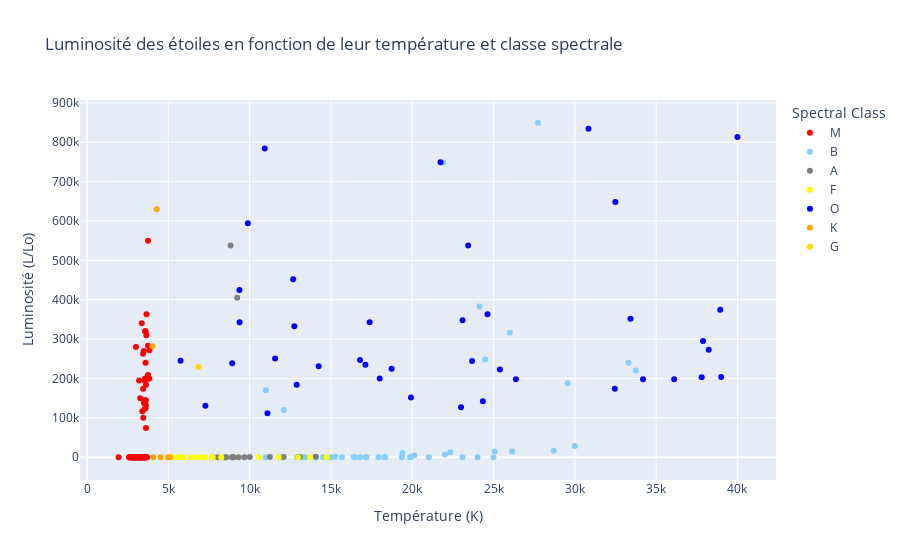

Notebook source saved alongside this figure:
### Code cell
color_map = {
    'O': 'blue',
    'B': 'lightskyblue',
    'A': 'gray',
    'F': 'yellow',
    'G': 'gold',
    'K': 'orange',
    'M': 'red'
}

fig = px.scatter(star, x='Temperature (K)', y='Luminosity (L/Lo)', color='Spectral Class',
                 color_discrete_map=color_map,
                 title='Luminosité des étoiles en fonction de leur température et classe spectrale',
                 labels={'Temperature (K)': 'Température (K)', 'Luminosity (L/Lo)': 'Luminosité (L/Lo)'})
fig.show()

### Figure 1 — Plotly figure (JSON) as saved in the notebook; plotly's stock layout.template omitted (floating-point values rounded to 4 significant figures)
{"data": [{"hovertemplate": "Spectral Class=M<br>Température (K)=%{x}<br>Luminosité (L/Lo)=%{y}<extra></extra>", "legendgroup": "M", "marker": {"color": "red", "symbol": "circle"}, "mode": "markers", "name": "M", "orientation": "v", "showlegend": true, "type": "scatter", "x": [3068, 3042, 2600, 2800, 1939, 2840, 2637, 2600, 2650, 2700, 3600, 3129, 3134, 3628, 2650, 3340, 2799, 3692, 3192, 3441, 3826, 3365, 3270, 3200, 3008, 3600, 3575, 3574, 3625, 3490, 3750, 3834, 3749, 3650, 3450, 3660, 3450, 3752, 3535, 3341, 3432, 2983, 2835, 2935, 3295, 2945, 2817, 2774, 2871, 3345, 3607, 3304, 3150, 3550, 3180, 2890, 3342, 2621, 3158, 3459, 3605, 3615, 3399, 3610, 3553, 3625, 3780, 3323, 3531, 3218, 3146, 3511, 3225, 2935, 2861, 2856, 2731, 3095, 3607, 3100, 2989, 3542, 3243, 3091, 3598, 3324, 3541, 3570, 3500, 3600, 3614, 2831, 2914, 3419, 3218, 3453, 2889, 2968, 3484, 2778, 3523, 3462, 3257, 2994, 3212, 3523, 3598, 3142, 3496, 3324, 3463], "xaxis": "x", "y": [0.0024, 0.0005, 0.0003, 0.0002, 0.000138, 0.00065, 0.00073, 0.0004, 0.00069, 0.00018, 0.0029, 0.0122, 0.0004, 0.0055, 0.0006, 0.0038, 0.0018, 0.00367, 0.00362, 0.039, 200000, 340000, 150000, 195000, 280000, 320000, 123000, 200000, 184000, 270000, 283000, 272000, 550000, 310000, 263000, 363000, 174000, 209000, 195000, 0.0056, 0.00067, 0.00024, 0.00034, 0.00014, 0.00098, 0.00032, 0.00098, 0.00036, 0.00072, 0.021, 0.022, 0.0085, 0.0088, 0.004, 0.001, 0.0034, 0.0015, 0.0006, 0.00135, 100000, 126000, 200000, 117000, 132000, 145000, 74000, 200000, 0.00043, 0.00093, 0.00054, 0.00015, 0.00064, 0.00076, 0.00087, 0.00019, 0.000896, 0.000437, 0.00019, 0.00023, 0.008, 0.0087, 0.0009, 0.0023, 0.0081, 0.0011, 0.0034, 0.0013, 320000, 138000, 240000, 145000, 0.000231, 0.000631, 0.000245, 0.000452, 0.000621, 0.000352, 0.000461, 0.000551, 0.000849, 0.000957, 0.0053, 0.0024, 0.0072, 0.0016, 0.0054, 0.0027, 0.00132, 0.00125, 0.0065, 0.0027], "yaxis": "y"}, {"hovertemplate": "Spectral Class=B<br>Température (K)=%{x}<br>Luminosité (L/Lo)=%{y}<extra></extra>", "legendgroup": "B", "marker": {"color": "lightskyblue", "symbol": "circle"}, "mode": "markers", "name": "B", "orientation": "v", "showlegend": true, "type": "scatter", "x": [25000, 16500, 30000, 15276, 9700, 33750, 17200, 14100, 12010, 10980, 19860, 33300, 13420, 21020, 18290, 14520, 11900, 12912, 12984, 29560, 16390, 25070, 28700, 26140, 20120, 26000, 11000, 12100, 24490, 16790, 15680, 14982, 13340, 18340, 19920, 24020, 23092, 17920, 19360, 22350, 22012, 19400, 17140, 24145, 27739, 21904], "xaxis": "x", "y": [0.056, 0.013, 28840, 1136, 74, 220000, 0.00098, 0.00067, 0.00078, 0.00074, 0.0011, 240000, 0.00059, 0.0015, 0.0013, 0.00082, 0.00067, 0.00071, 0.00088, 188000, 1278, 14500, 16790, 14520, 4720, 316000, 170000, 120000, 248490, 0.0014, 0.00122, 0.00118, 0.00109, 0.00134, 0.00156, 0.00159, 0.00132, 0.00111, 0.00125, 12450, 6748, 10920, 883, 382993, 849420, 748490], "yaxis": "y"}, {"hovertemplate": "Spectral Class=A<br>Température (K)=%{x}<br>Luminosité (L/Lo)=%{y}<extra></extra>", "legendgroup": "A", "marker": {"color": "gray", "symbol": "circle"}, "mode": "markers", "name": "A", "orientation": "v", "showlegend": true, "type": "scatter", "x": [7740, 8500, 8570, 8052, 8930, 9675, 9030, 11250, 12098, 8924, 7723, 8945, 14060, 13023, 10012, 13089, 9320, 8829, 9235], "xaxis": "x", "y": [0.00049, 0.0005, 0.00081, 8.7, 0.00056, 0.00045, 45, 672, 689, 0.00028, 0.00014, 38, 1092, 998, 552, 788, 29, 537493, 404940], "yaxis": "y"}, {"hovertemplate": "Spectral Class=F<br>Température (K)=%{x}<br>Luminosité (L/Lo)=%{y}<extra></extra>", "legendgroup": "F", "marker": {"color": "yellow", "symbol": "circle"}, "mode": "markers", "name": "F", "orientation": "v", "showlegend": true, "type": "scatter", "x": [7220, 12990, 7700, 11790, 7230, 5800, 6757, 6380, 5936, 5587, 7100, 10574, 13720, 5300, 7720, 14732, 8250], "xaxis": "x", "y": [0.00017, 8.5e-05, 0.00011, 0.00015, 8e-05, 0.81, 1.43, 1.35, 1.357, 0.819, 0.00029, 0.00014, 0.00018, 0.59, 7.92, 0.00011, 9.25], "yaxis": "y"}, {"hovertemplate": "Spectral Class=O<br>Température (K)=%{x}<br>Luminosité (L/Lo)=%{y}<extra></extra>", "legendgroup": "O", "marker": {"color": "blue", "symbol": "circle"}, "mode": "markers", "name": "O", "orientation": "v", "showlegend": true, "type": "scatter", "x": [39000, 36108, 40000, 23000, 17120, 11096, 14245, 24630, 12893, 24345, 33421, 37800, 25390, 11567, 12675, 5752, 8927, 7282, 19923, 26373, 17383, 9373, 18000, 34190, 32460, 23678, 12749, 9383, 23440, 16787, 18734, 9892, 10930, 23095, 21738, 38234, 32489, 38940, 30839, 37882], "xaxis": "x", "y": [204000, 198000, 813000, 127000, 235000, 112000, 231000, 363000, 184000, 142000, 352000, 202900, 223000, 251000, 452000, 245000, 239000, 131000, 152000, 198000, 342900, 424520, 200000, 198200, 173800, 244290, 332520, 342940, 537430, 246730, 224780, 593900, 783930, 347820, 748890, 272830, 648430, 374830, 834042, 294903], "yaxis": "y"}, {"hovertemplate": "Spectral Class=K<br>Température (K)=%{x}<br>Luminosité (L/Lo)=%{y}<extra></extra>", "legendgroup": "K", "marker": {"color": "orange", "symbol": "circle"}, "mode": "markers", "name": "K", "orientation": "v", "showlegend": true, "type": "scatter", "x": [4526, 4077, 4980, 5112, 4015, 4287], "xaxis": "x", "y": [0.153, 0.085, 0.357, 0.63, 282000, 630000], "yaxis": "y"}, {"hovertemplate": "Spectral Class=G<br>Température (K)=%{x}<br>Luminosité (L/Lo)=%{y}<extra></extra>", "legendgroup": "G", "marker": {"color": "gold", "symbol": "circle"}, "mode": "markers", "name": "G", "orientation": "v", "showlegend": true, "type": "scatter", "x": [6850], "xaxis": "x", "y": [229000], "yaxis": "y"}], "layout": {"legend": {"title": {"text": "Spectral Class"}, "tracegroupgap": 0}, "title": {"text": "Luminosité des étoiles en fonction de leur température et classe spectrale"}, "xaxis": {"anchor": "y", "domain": [0, 1], "title": {"text": "Température (K)"}}, "yaxis": {"anchor": "x", "domain": [0, 1], "title": {"text": "Luminosité (L/Lo)"}}}}
